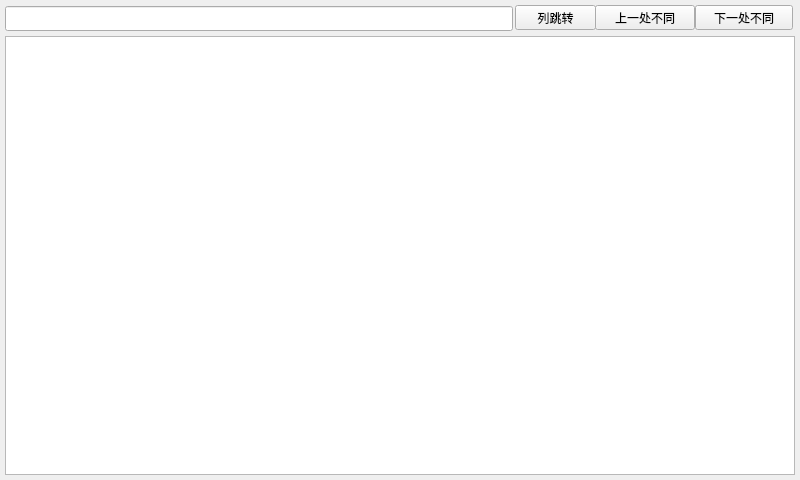
<?xml version="1.0" encoding="UTF-8"?>
<ui version="4.0">
 <class>DialogShowTableCompareView</class>
 <widget class="QDialog" name="DialogShowTableCompareView">
  <property name="windowModality">
   <enum>Qt::NonModal</enum>
  </property>
  <property name="geometry">
   <rect>
    <x>0</x>
    <y>0</y>
    <width>800</width>
    <height>480</height>
   </rect>
  </property>
  <property name="minimumSize">
   <size>
    <width>800</width>
    <height>200</height>
   </size>
  </property>
  <property name="font">
   <font>
    <family>Microsoft YaHei</family>
   </font>
  </property>
  <property name="windowTitle">
   <string>查看表格行记录</string>
  </property>
  <property name="windowIcon">
   <iconset resource="../res.qrc">
    <normaloff>:/res/icon.ico</normaloff>:/res/icon.ico</iconset>
  </property>
  <layout class="QGridLayout" name="gridLayout_2">
   <property name="leftMargin">
    <number>5</number>
   </property>
   <property name="topMargin">
    <number>5</number>
   </property>
   <property name="rightMargin">
    <number>5</number>
   </property>
   <property name="bottomMargin">
    <number>5</number>
   </property>
   <property name="spacing">
    <number>3</number>
   </property>
   <item row="1" column="0">
    <widget class="QTableWidget" name="tableWidget"/>
   </item>
   <item row="0" column="0">
    <widget class="QWidget" name="gridWidget" native="true">
     <property name="focusPolicy">
      <enum>Qt::NoFocus</enum>
     </property>
     <layout class="QGridLayout" name="gridLayout_3">
      <property name="leftMargin">
       <number>0</number>
      </property>
      <property name="topMargin">
       <number>0</number>
      </property>
      <property name="rightMargin">
       <number>0</number>
      </property>
      <property name="bottomMargin">
       <number>0</number>
      </property>
      <property name="horizontalSpacing">
       <number>2</number>
      </property>
      <property name="verticalSpacing">
       <number>0</number>
      </property>
      <item row="0" column="1">
       <widget class="QFrame" name="frame">
        <property name="sizePolicy">
         <sizepolicy hsizetype="Minimum" vsizetype="Fixed">
          <horstretch>0</horstretch>
          <verstretch>0</verstretch>
         </sizepolicy>
        </property>
        <property name="minimumSize">
         <size>
          <width>280</width>
          <height>28</height>
         </size>
        </property>
        <property name="maximumSize">
         <size>
          <width>280</width>
          <height>28</height>
         </size>
        </property>
        <property name="frameShape">
         <enum>QFrame::NoFrame</enum>
        </property>
        <property name="frameShadow">
         <enum>QFrame::Raised</enum>
        </property>
        <widget class="QPushButton" name="pushButton">
         <property name="geometry">
          <rect>
           <x>0</x>
           <y>0</y>
           <width>81</width>
           <height>25</height>
          </rect>
         </property>
         <property name="focusPolicy">
          <enum>Qt::NoFocus</enum>
         </property>
         <property name="text">
          <string>列跳转</string>
         </property>
        </widget>
        <widget class="QPushButton" name="pushButton_2">
         <property name="geometry">
          <rect>
           <x>80</x>
           <y>0</y>
           <width>100</width>
           <height>25</height>
          </rect>
         </property>
         <property name="focusPolicy">
          <enum>Qt::NoFocus</enum>
         </property>
         <property name="text">
          <string>上一处不同</string>
         </property>
        </widget>
        <widget class="QPushButton" name="pushButton_3">
         <property name="geometry">
          <rect>
           <x>180</x>
           <y>0</y>
           <width>98</width>
           <height>25</height>
          </rect>
         </property>
         <property name="focusPolicy">
          <enum>Qt::NoFocus</enum>
         </property>
         <property name="text">
          <string>下一处不同</string>
         </property>
        </widget>
       </widget>
      </item>
      <item row="0" column="0">
       <widget class="QLineEdit" name="lineEdit"/>
      </item>
     </layout>
    </widget>
   </item>
  </layout>
 </widget>
 <resources>
  <include location="../res.qrc"/>
 </resources>
 <connections/>
</ui>
